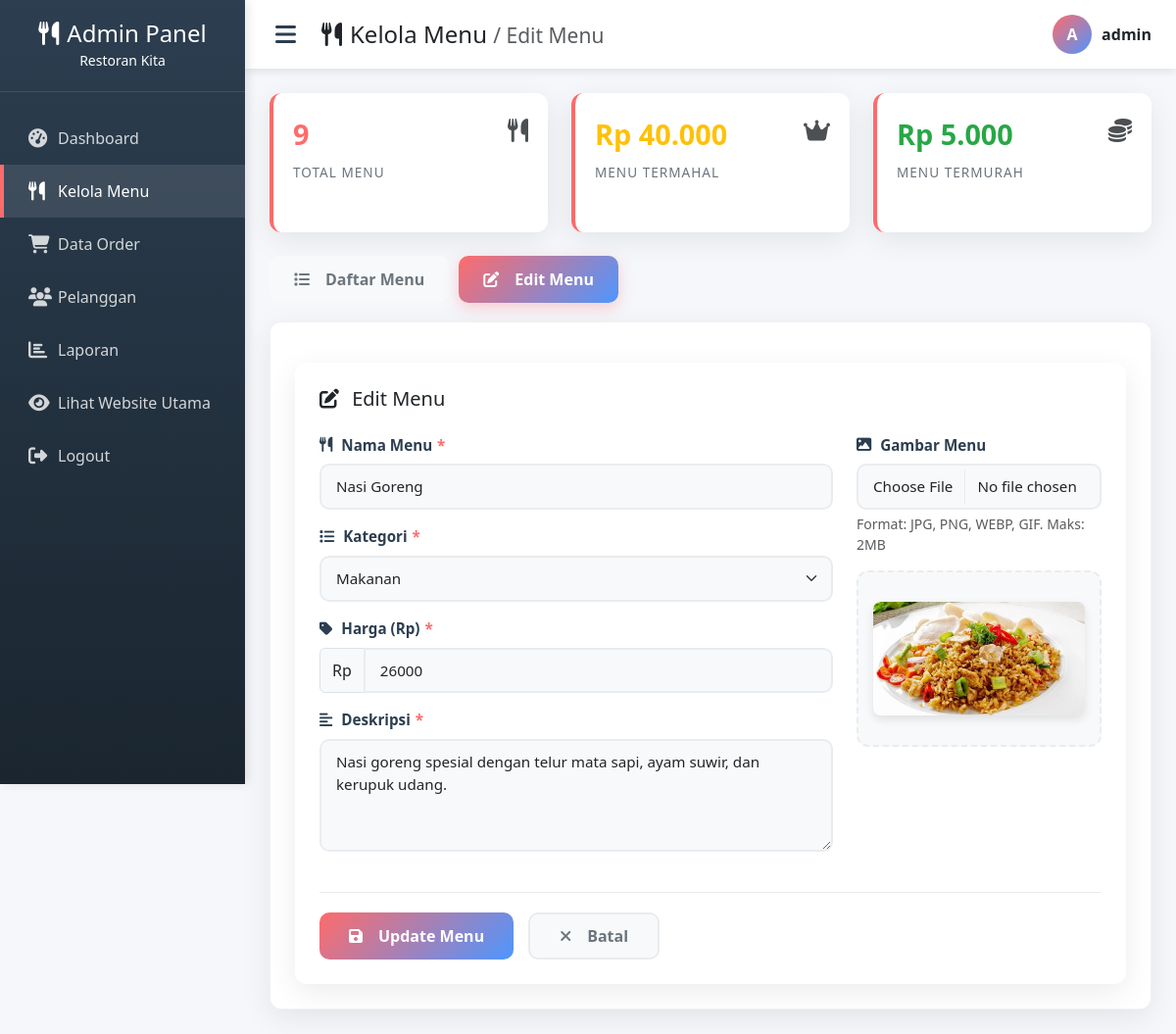
The page /admin/menu.php?edit=1 (signed in) on the database its author committed.
### tables this page shows
CREATE TABLE `menu` (
  `id` int(11) NOT NULL,
  `nama` varchar(100) NOT NULL,
  `harga` int(11) NOT NULL,
  `kategori` enum('makanan','minuman','paket','dessert') NOT NULL DEFAULT 'makanan',
  `deskripsi` text NOT NULL,
  `gambar` varchar(255) DEFAULT NULL,
  `created_at` timestamp NOT NULL DEFAULT current_timestamp(),
  `updated_at` timestamp NULL DEFAULT NULL ON UPDATE current_timestamp()
);

### admin/menu.php (the view, shortened to what this page needs)
<?php
include '../config/database.php';
$query = "SELECT * FROM menu ORDER BY id DESC";
$menus = mysqli_query($conn, $query);
$totalMenu = 0;
if ($menus) {
    $totalMenu = mysqli_num_rows($menus);
}
$edit_data = null;
if (isset($_GET['edit'])) {
    $id = (int)$_GET['edit'];
    $result = mysqli_query($conn, "SELECT * FROM menu WHERE id='$id'");
    if ($result && mysqli_num_rows($result) > 0) {
        $edit_data = mysqli_fetch_assoc($result);
    }
}
$expensive = 0;
$cheapest = 0;
$expensiveQuery = mysqli_query($conn, "SELECT MAX(harga) as max FROM menu");
if ($expensiveQuery && mysqli_num_rows($expensiveQuery) > 0) {
    $row = mysqli_fetch_assoc($expensiveQuery);
    $expensive = $row['max'] ?? 0;
}
$cheapestQuery = mysqli_query($conn, "SELECT MIN(harga) as min FROM menu");
if ($cheapestQuery && mysqli_num_rows($cheapestQuery) > 0) {
    $row = mysqli_fetch_assoc($cheapestQuery);
    $cheapest = $row['min'] ?? 0;
}
?>
<!DOCTYPE html>
<html lang="id">
<head>
    <link href="https://cdn.jsdelivr.net/npm/bootstrap@5.3.0-alpha1/dist/css/bootstrap.min.css" rel="stylesheet">
    <link rel="stylesheet" href="https://cdnjs.cloudflare.com/ajax/libs/font-awesome/6.4.0/css/all.min.css">
    <link rel="stylesheet" href="../assets/css/admin.css">
</head>
<body class="admin-body">
    <div class="sidebar" id="sidebar">
        <div class="sidebar-header">
            <h3><i class="fas fa-utensils me-2"></i>Admin Panel</h3>
            <small>Restoran Kita</small>
        </div>
        <div class="sidebar-menu">
            <ul>
                <li><a href="dashboard.php"><i class="fas fa-tachometer-alt"></i><span>Dashboard</span></a></li>
                <li><a href="menu.php" class="active"><i class="fas fa-utensils"></i><span>Kelola Menu</span></a></li>
                <li><a href="order.php"><i class="fas fa-shopping-cart"></i><span>Data Order</span></a></li>
                <li><a href="customer.php"><i class="fas fa-users"></i><span>Pelanggan</span></a></li>
                <li><a href="report.php"><i class="fas fa-chart-bar"></i><span>Laporan</span></a></li>
                 <li>
                    <a href="../index.php" target="_blank">
                        <i class="fas fa-eye"></i>
                        <span>Lihat Website Utama</span>
                    </a>
                </li>
                <li><a href="logout.php"><i class="fas fa-sign-out-alt"></i><span>Logout</span></a></li>
            </ul>
        </div>
    </div>
    <div class="main-content">
        <header class="admin-header">
            <button class="toggle-btn" id="sidebarToggle"><i class="fas fa-bars"></i></button>
            <h4 class="mb-0">
                <i class="fas fa-utensils me-2"></i>Kelola Menu
                <?php if(isset($edit_data)): ?>
                    <small class="text-muted">/ Edit Menu</small>
                <?php endif; ?>
            </h4>
            <div class="header-right">
                <div class="admin-avatar"><?php echo strtoupper(substr($_SESSION['admin'], 0, 1)); ?></div>
                <div class="fw-bold"><?php echo $_SESSION['admin']; ?></div>
            </div>
        </header>
        <div class="content-wrapper">
            <div class="row mb-4">
                <div class="col-md-4">
                    <div class="stat-card total">
                        <div class="d-flex justify-content-between align-items-start">
                            <div>
                                <div class="stat-number"><?php echo $totalMenu; ?></div>
                                <div class="stat-label">Total Menu</div>
                            </div>
                            <div class="stat-icon">
                                <i class="fas fa-utensils"></i>
                            </div>
                        </div>
                    </div>
                </div>
                <div class="col-md-4">
                    <div class="stat-card expensive">
                        <div class="d-flex justify-content-between align-items-start">
                            <div>
                                <div class="stat-number">Rp <?php echo number_format($expensive, 0, ',', '.'); ?></div>
                                <div class="stat-label">Menu Termahal</div>
                            </div>
                            <div class="stat-icon">
                                <i class="fas fa-crown"></i>
                            </div>
                        </div>
                    </div>
                </div>
                <div class="col-md-4">
                    <div class="stat-card cheapest">
                        <div class="d-flex justify-content-between align-items-start">
                            <div>
                                <div class="stat-number">Rp <?php echo number_format($cheapest, 0, ',', '.'); ?></div>
                                <div class="stat-label">Menu Termurah</div>
                            </div>
                            <div class="stat-icon">
                                <i class="fas fa-coins"></i>
                            </div>
                        </div>
                    </div>
                </div>
            </div>
            <ul class="nav nav-tabs" id="menuTabs">
                <li class="nav-item">
                    <button class="nav-link <?php echo !isset($_GET['edit']) ? 'active' : ''; ?>"
                            data-bs-toggle="tab"
                            data-bs-target="#list-menu">
                        <i class="fas fa-list me-2"></i>Daftar Menu
                    </button>
                </li>
                <li class="nav-item">
                    <button class="nav-link <?php echo isset($_GET['edit']) ? 'active' : ''; ?>"
                            data-bs-toggle="tab"
                            data-bs-target="#add-menu">
                        <i class="fas <?php echo isset($edit_data) ? 'fa-edit' : 'fa-plus'; ?> me-2"></i>
                        <?php echo isset($edit_data) ? 'Edit Menu' : 'Tambah Menu Baru'; ?>
                    </button>
                </li>
            </ul>
            <div class="tab-content" id="menuTabContent">
                <div class="tab-pane fade <?php echo isset($_GET['edit']) ? 'show active' : ''; ?>" id="add-menu">
                    <div class="form-card mt-3">
                        <h5 class="mb-4">
                            <i class="fas <?php echo isset($edit_data) ? 'fa-edit' : 'fa-plus-circle'; ?> me-2"></i>
                            <?php echo isset($edit_data) ? 'Edit Menu' : 'Tambah Menu Baru'; ?>
                        </h5>
                        <form method="post" enctype="multipart/form-data" id="menuForm">
                            <div class="row">
                                <div class="col-md-8">
                                    <div class="mb-3">
                                        <label class="form-label">
                                            <i class="fas fa-utensils me-1"></i>Nama Menu
                                            <span class="required">*</span>
                                        </label>
                                        <input type="text"
                                               class="form-control"
                                               name="nama"
                                               value="<?php echo htmlspecialchars($edit_data['nama'] ?? ''); ?>"
                                               required
                                               placeholder="Contoh: Nasi Goreng Spesial">
                                    </div>
                                    <div class="mb-3">
                                        <label class="form-label">
                                            <i class="fas fa-list me-1"></i>Kategori
                                            <span class="required">*</span>
                                        </label>
                                        <select class="form-select" name="kategori" required>
                                            <option value="makanan" <?php echo (isset($edit_data['kategori']) && $edit_data['kategori'] == 'makanan') ? 'selected' : ''; ?>>Makanan</option>
                                        </select>
                                    </div>
                                    <div class="mb-3">
                                        <label class="form-label">
                                            <i class="fas fa-tag me-1"></i>Harga (Rp)
                                            <span class="required">*</span>
                                        </label>
                                        <div class="input-group">
                                            <span class="input-group-text">Rp</span>
                                            <input type="number"
                                                   class="form-control"
                                                   name="harga"
                                                   value="<?php echo $edit_data['harga'] ?? ''; ?>"
                                                   required
                                                   min="1000"
                                                   placeholder="15000">
                                        </div>
                                    </div>
                                    <div class="mb-3">
                                        <label class="form-label">
                                            <i class="fas fa-align-left me-1"></i>Deskripsi
                                            <span class="required">*</span>
                                        </label>
                                        <textarea class="form-control"
                                                  name="deskripsi"
                                                  rows="4"
                                                  required
                                                  placeholder="Deskripsi menu"><?php echo htmlspecialchars($edit_data['deskripsi'] ?? ''); ?></textarea>
                                    </div>
                                </div>
                                <div class="col-md-4">
                                    <div class="mb-3">
                                        <label class="form-label">
                                            <i class="fas fa-image me-1"></i>Gambar Menu
                                        </label>
                                        <input type="file"
                                               name="gambar"
                                               class="form-control"
                                               accept="image/*"
                                               onchange="previewImage(this)"
                                               <?php if(!isset($edit_data)) echo 'required'; ?>>
                                        <small class="text-muted d-block mt-1">Format: JPG, PNG, WEBP, GIF. Maks: 2MB</small>
                                        <div class="image-preview-container mt-3">
                                            <div class="image-preview" id="imagePreview">
                                                <?php if(isset($edit_data['gambar']) && !empty($edit_data['gambar'])):
                                                    $gambarEditPath = '../uploads/' . $edit_data['gambar'];
                                                    $gambarEditExists = file_exists($gambarEditPath);
                                                ?>
                                                    <?php if($gambarEditExists): ?>
                                                        <img src="<?php echo $gambarEditPath; ?>"
                                                             id="previewImg"
                                                             alt="Preview Gambar">
                                                    <?php endif; ?>
                                                <?php endif; ?>
                                            </div>
                                        </div>
                                    </div>
                                </div>
                            </div>
                            <div class="form-actions">
                                <button type="submit"
                                        name="<?php echo isset($edit_data) ? 'edit' : 'tambah'; ?>"
                                        class="btn btn-primary">
                                    <i class="fas fa-save me-2"></i>
                                    <?php echo isset($edit_data) ? 'Update Menu' : 'Simpan Menu'; ?>
                                </button>
                                <a href="menu.php" class="btn btn-secondary">
                                    <i class="fas fa-times me-2"></i>Batal
                                </a>
                            </div>
                        </form>
                    </div>
                </div>
            </div>
        </div>
    </div>
</body>
</html>

### assets/css/admin.css (style rules this page uses)
:root { --sidebar-width: 250px; --sidebar-collapsed: 70px; --header-height: 70px; }
.admin-body { background-color: #f5f7fb; min-height: 100vh; overflow-x: hidden; }
.sidebar { position: fixed; top: 0; left: 0; height: 100vh; width: var(--sidebar-width); background: linear-gradient(180deg, #2c3e50, #1a252f); color: white; transition: all 0.3s ease; z-index: 1000; box-shadow: 3px 0 10px rgba(0, 0, 0, 0.1); }
.sidebar-header { padding: 20px; border-bottom: 1px solid rgba(255, 255, 255, 0.1); text-align: center; }
.sidebar-header h3 { color: white; font-size: 1.5rem; margin: 0; white-space: nowrap; overflow: hidden; }
.sidebar-menu { padding: 20px 0; }
.sidebar-menu ul { list-style: none; padding: 0; margin: 0; }
.sidebar-menu li { position: relative; }
.sidebar-menu a { display: flex; align-items: center; padding: 15px 25px; color: rgba(255, 255, 255, 0.8); text-decoration: none; transition: all 0.3s ease; border-left: 4px solid transparent; }
.sidebar-menu a:hover, .sidebar-menu a.active { background-color: rgba(255, 255, 255, 0.1); color: white; border-left-color: var(--primary); }
.sidebar-menu i { font-size: 1.2rem; width: 30px; min-width: 30px; }
.sidebar-menu span { white-space: nowrap; transition: opacity 0.3s ease; }
.main-content { margin-left: var(--sidebar-width); transition: all 0.3s ease; }
.admin-header { background: white; height: var(--header-height); box-shadow: 0 2px 10px rgba(0, 0, 0, 0.1); position: sticky; top: 0; z-index: 999; display: flex; align-items: center; padding: 0 25px; }
.toggle-btn { background: none; border: none; color: var(--dark); font-size: 1.5rem; cursor: pointer; margin-right: 20px; }
.header-right { margin-left: auto; display: flex; align-items: center; }
.admin-avatar { width: 40px; height: 40px; border-radius: 50%; background: linear-gradient(135deg, var(--primary), var(--secondary)); color: white; display: flex; align-items: center; justify-content: center; font-weight: bold; margin-right: 10px; }
.content-wrapper { padding: 25px; }
.form-card { background: white; border-radius: 15px; padding: 30px; box-shadow: 0 5px 15px rgba(0, 0, 0, 0.05); }
.form-label { font-weight: 600; color: var(--dark); margin-bottom: 8px; }
.form-control, .form-select { border-radius: 10px; border: 2px solid #eaeaea; padding: 10px 15px; transition: all 0.3s ease; }

### rows shown on the page
menu: nama "Nasi Goreng", kategori "Makanan", harga "26000", deskripsi "Nasi goreng spesial dengan telur mata sapi, ayam suwir, dan kerupuk udang.", gambar (picture)

### other values the page prints
substr($_SESSION['admin'], 0, 1) "A"
$_SESSION['admin'] "admin"
$totalMenu "9"
$expensive "40.000"
$cheapest "5.000"
